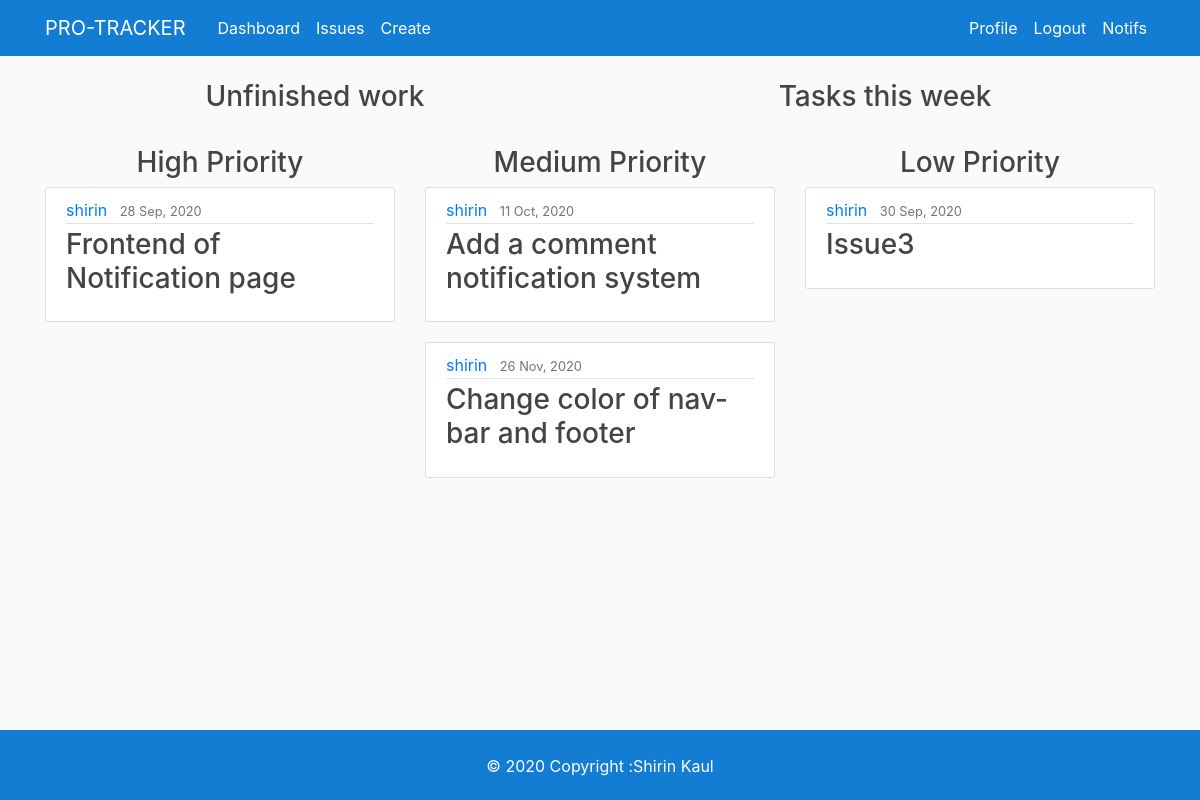
The app's page / (signed in), older data.
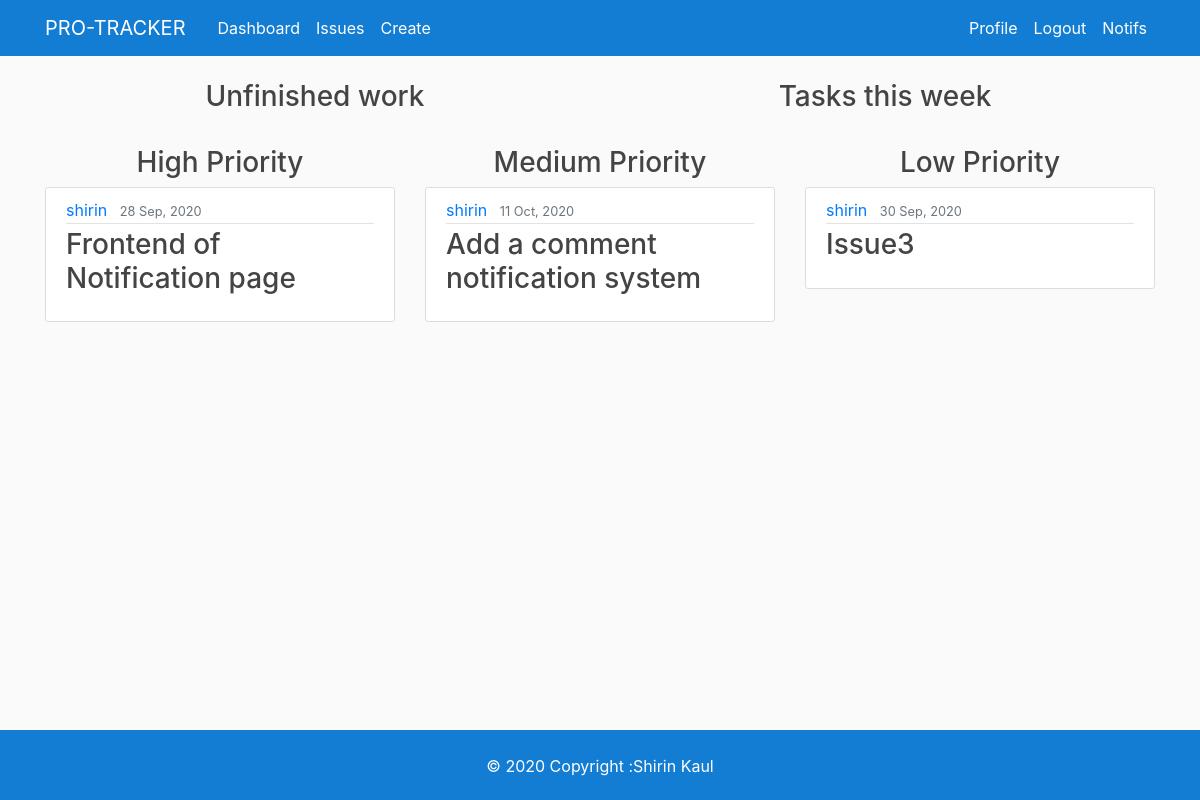
The same page, newer data.
### issue/models.py (models this page shows, shortened)
class Issue(models.Model):
    PRIORITY_CHOICES= (
        ('high','high'),
        ('medium','medium'),
        ('low', 'low')
    )
    title=models.CharField(max_length=100)
    content=RichTextUploadingField(verbose_name='Body',null=True,blank=True)
    date_created=models.DateTimeField(default=timezone.now)
    priority=models.CharField(max_length=30, choices=PRIORITY_CHOICES)
    author = models.ManyToManyField(User)
    completed = models.BooleanField(default=False)
    def body_summary(self):
        return markdownify(self.content[:200] + "...")

### users/views.py (the view)
# urls.py: path('',user_views.dashboard, name="dashboard"),
@login_required
def dashboard(request):
    high_posts=request.user.issue_set.filter(completed=False).filter(priority='high')[:4]
    medium_posts=request.user.issue_set.filter(completed=False).filter(priority='medium')[:4]
    low_posts=request.user.issue_set.filter(completed=False).filter(priority='low')[:4]
    context={
        'high_posts': high_posts,
        'medium_posts': medium_posts,
        'low_posts':low_posts,
    }
    return render(request,'users/dashboard.html', context)

### users/templates/users/dashboard.html (shortened to what this page needs)
{% extends "issue/base.html" %}
{% block content %}
    <div class="col-md-6">
        <div class="d-flex justify-content-center"><h3>Unfinished work</h3> </div>
        <div style="height: 100%; width: 100%;" id="MyChart"></div>
    </div>
    <div class="col-md-6">
        <div class="d-flex justify-content-center"><h3>Tasks this week</h3></div>
        <div style="height: 100%; width: 100%;" id="chart-2">
        </div>
    </div>
    <div class="col-md-4">
        <br>
        <div class="d-flex justify-content-center"><h3>High Priority</h3></div>
        {% for post in high_posts %}
        <article class="media content-section">
            <div class="media-body">
              <div class="article-metadata">
                <a class="mr-2" href="{% url 'user-issues' post.author.first.username %}">{{ post.author.first }}</a>
                <small class="text-muted">{{ post.date_created|date:"j M, Y"}}</small>
              </div>
              <h3><a class="article-title" href="{% url 'issue-detail' post.id %}">{{ post.title }}</a></h3>
            </div>
        </article>
        {% endfor %}
    </div>
    <div class="col-md-4">
        <br>
        <div class="d-flex justify-content-center"><h3>Medium Priority </h3></div>
        {% for post in medium_posts %}
        <article class="media content-section">
            <div class="media-body">
              <div class="article-metadata">
                <a class="mr-2" href="{% url 'user-issues' post.author.first.username %}">{{ post.author.first }}</a>
                <small class="text-muted">{{ post.date_created|date:"j M, Y"}}</small>
              </div>
              <h3><a class="article-title" href="{% url 'issue-detail' post.id %}">{{ post.title }}</a></h3>
            </div>
        </article>
        {% endfor %}
    </div>
    <div class="col-md-4">
        <br>
        <div class="d-flex justify-content-center"><h3>Low Priority </h3></div>
        {% for post in low_posts %}
        <article class="media content-section">
            <div class="media-body">
              <div class="article-metadata">
                <a class="mr-2" href="{% url 'user-issues' post.author.first.username %}">{{ post.author.first }}</a>
                <small class="text-muted">{{ post.date_created|date:"j M, Y"}}</small>
              </div>
              <h3><a class="article-title" href="{% url 'issue-detail' post.id %}">{{ post.title }}</a></h3>
            </div>
        </article>
        {% endfor %}
    </div>
{%endblock content%}

Row changes from the older to the newer data that the page shows:
removed Issue: author.first "shirin", date_created "26 Nov, 2020", title "Change color of nav-bar and footer", shown under "Medium Priority"
